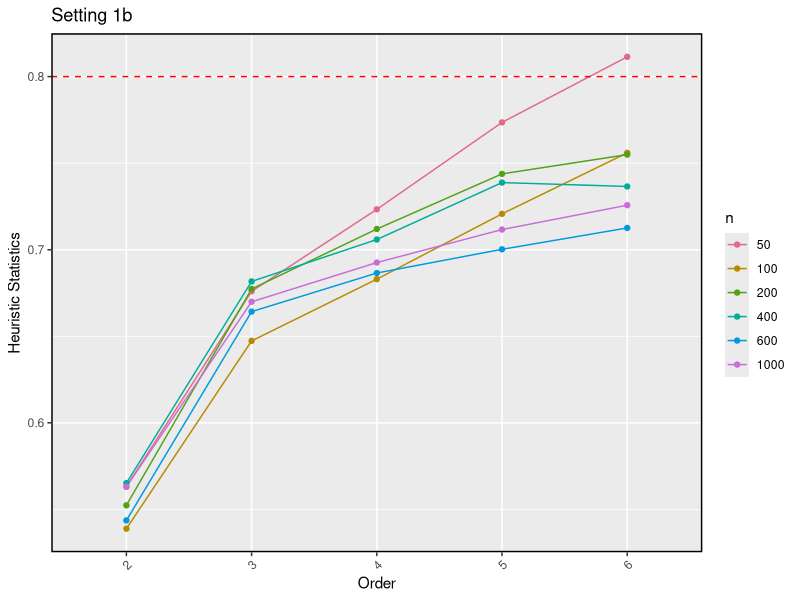

This figure's R source: (Note: this script raises an error after producing the figure.)
generate_sample <- function(n, p, real_lambda, real_psi){
  Y <- MASS::mvrnorm(n = n, mu = rep(0,p), Sigma = real_lambda %*% t(real_lambda) + real_psi) 
  return(Y)
}

tr <- function(M){
  # Calculate the trace of matrix M
  return(sum(diag(M)))
}

heuris <- function(lambda, psi){
  result <- tr(lambda %*% t(lambda)) / tr(lambda %*% t(lambda) + psi)
}
################################################################################
set.seed(123)

real_lambda <- matrix(c(
  0.8, 0, 0, 0,
  0.8, 0, 0, 0,
  0.8, 0, 0, 0,
  0, 0.7, 0.7, 0,
  0, 0.7, 0.7, 0,
  0, 0.7, 0.7, 0,
  0.6, 0.6, 0, 0,
  0.6, 0.6, 0, 0,
  0.6, 0.6, 0, 0,
  0, 0, 0.5, 0.5,
  0, 0, 0.5, 0.5,
  0, 0, 0.5, 0.5
), nrow = 12, ncol = 4, byrow = TRUE)
real_psi <- diag(rep(0.3, 12))



###########################################################################
library(ggplot2)
library(reshape2)
library(patchwork)
N <- c(50,100,200,400,600,1000)
p <- nrow(real_lambda)
m <- ncol(real_lambda)
result.dataframe <- data.frame(
  n = numeric(),
  "2" = numeric(),
  "3" = numeric(),
  "4" = numeric(),
  "5" = numeric(),
  "6" = numeric()
)
sample <- generate_sample(max(N), p, real_lambda, real_psi)
par(mfrow = c(3,2))

for (n in N){
  Y <- sample[sample(1:max(N), n, replace = TRUE), , drop = FALSE]
  TS_collection <- numeric(p/2 - 1)
  for (k in 2:p/2){
    mle_result <- factanal(factors = k, covmat = cor(Y), rotation = 'varimax')
    est_lambda <- mle_result$loadings
    print(est_lambda)
    est_psi <- mle_result$uniquenesses
    print(est_psi)
    TS <- heuris(est_lambda, est_psi)
    TS_collection[k-1] <- TS
  }
  result.dataframe <- rbind(result.dataframe, data.frame(
    n = n,
    "2" = TS_collection[1],
    "3" = TS_collection[2],
    "4" = TS_collection[3],
    "5" = TS_collection[4],
    "6" = TS_collection[5]
  ))
}
df_long <- melt(result.dataframe, id.vars = "n", variable.name = "order", value.name = "statistics")
plot2 <- ggplot(df_long, aes(x = order, y = statistics, color = as.factor(n), group = n)) +
  geom_line() +
  geom_point() +
  labs(title = "Setting 1b", 
       x = "Order", 
       y = "Heuristic Statistics", 
       color = "n") +
  theme(axis.text.x = element_text(angle = 45, hjust = 1),
        panel.border = element_rect(colour = "black", fill = NA, size = 1)) +
  geom_hline(yintercept = 0.8,
             color = "red",,
             linetype = "dashed") +
  colorspace::scale_color_discrete_qualitative() +
  scale_x_discrete(labels = c(2, 3, 4, 5, 6))
plot1
plot <- plot1 + plot2 + plot_layout(guides = "collect")
plot
ggsave("result_plot/OSresult_heu.pdf", height = 4)  
